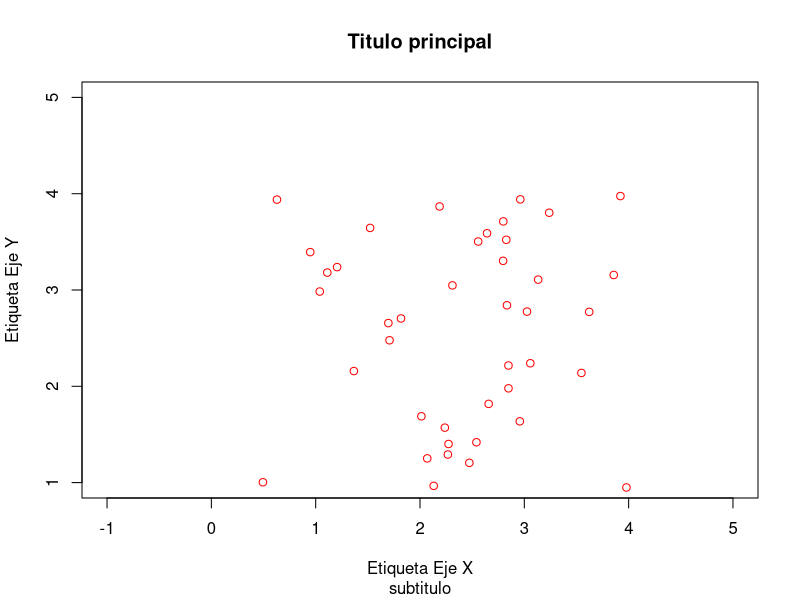
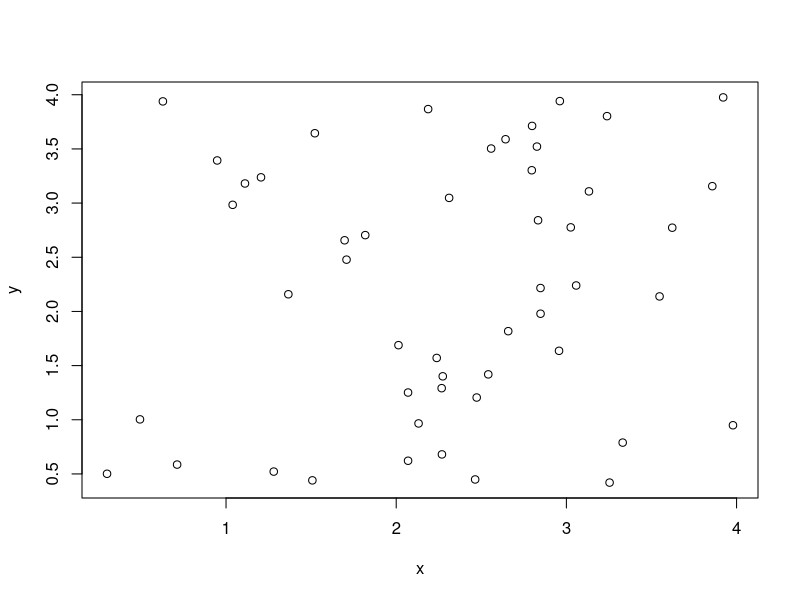
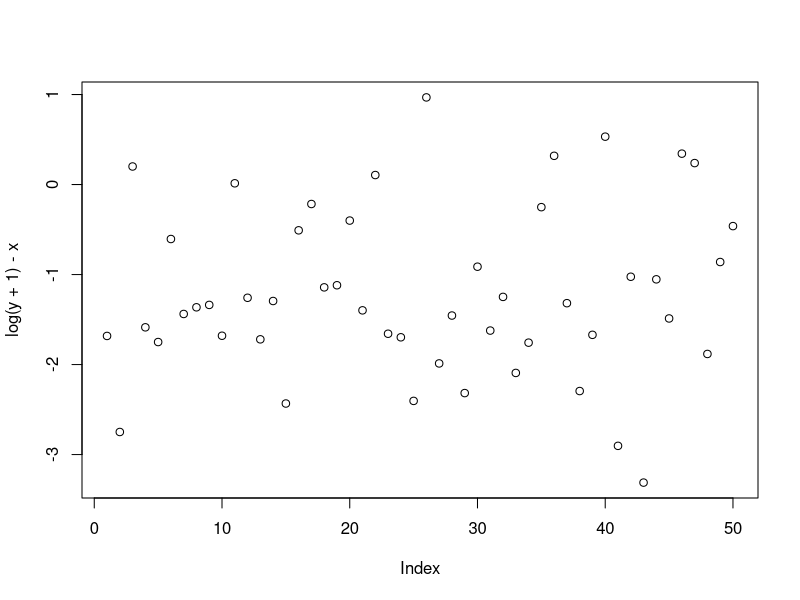
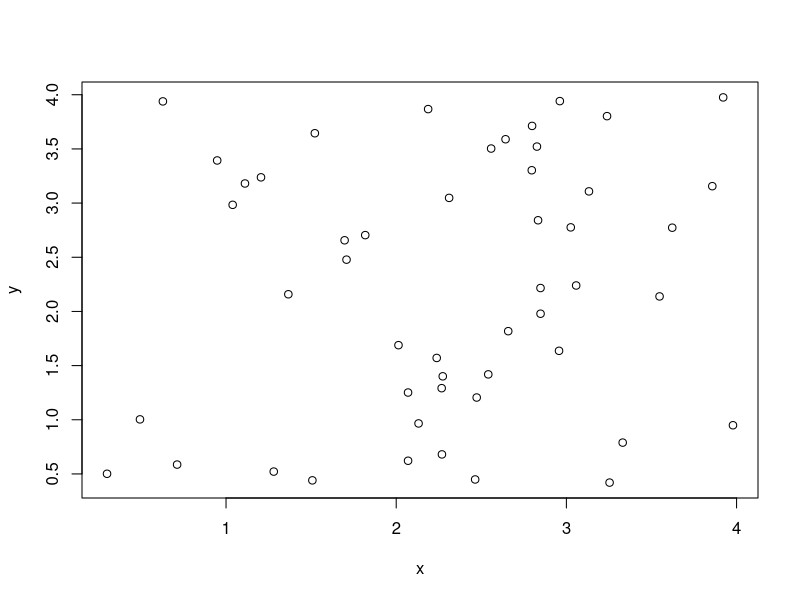
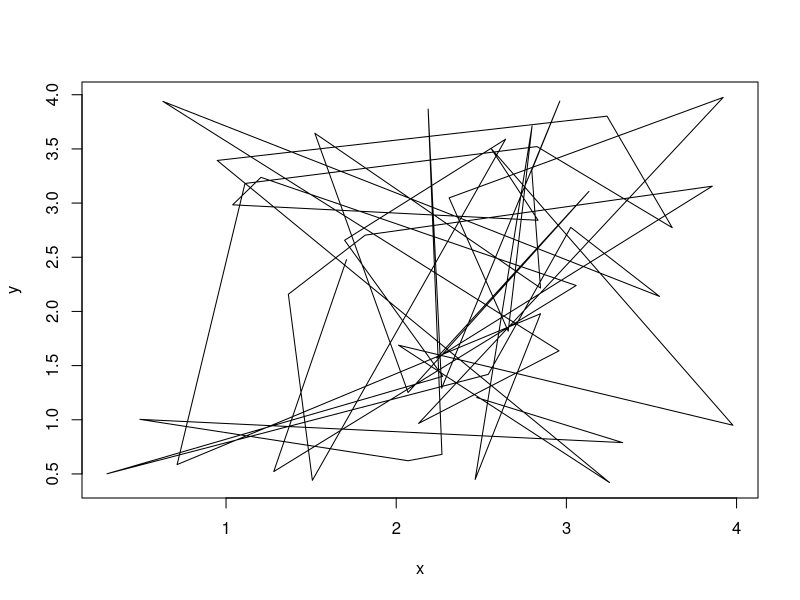
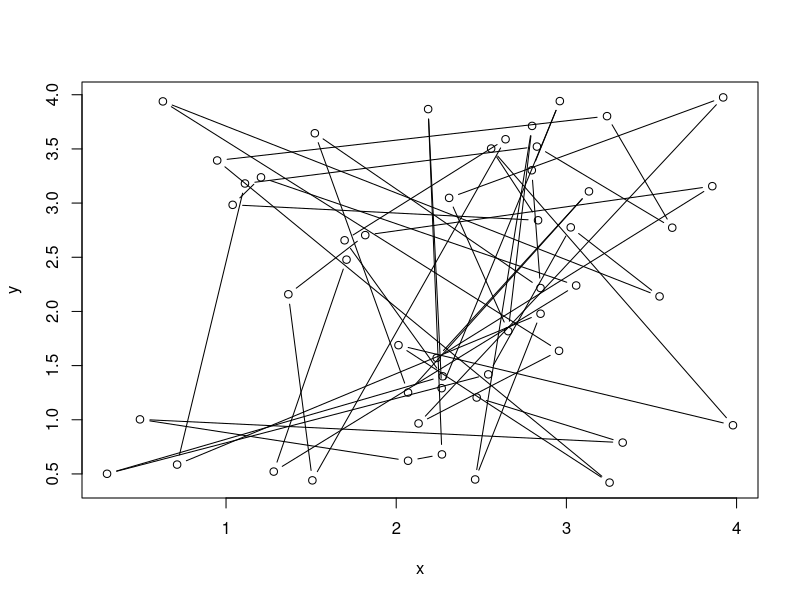
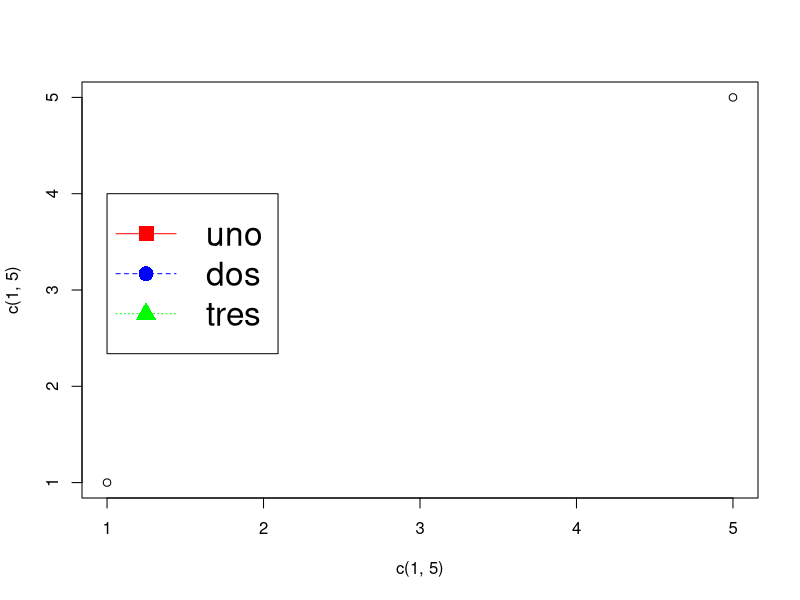
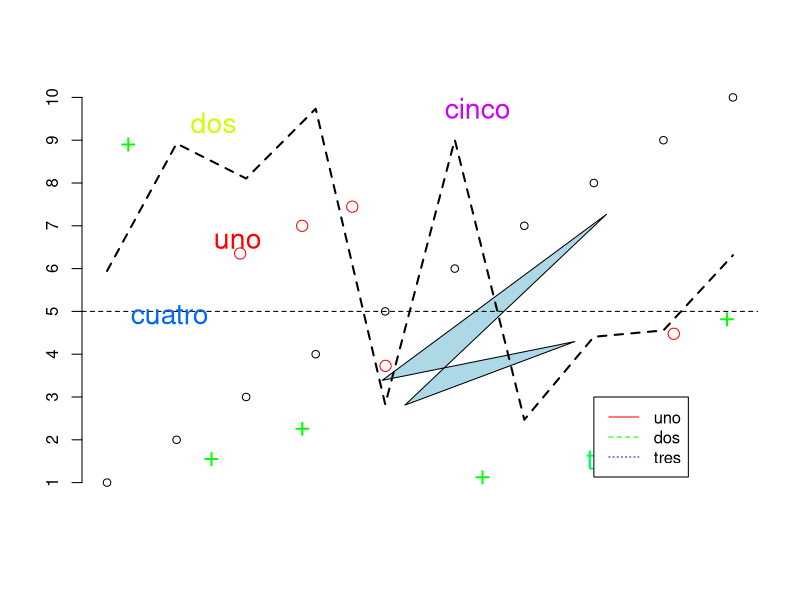

The R source for these figures, in order:
#Graficos en R
# El comando plot()

x <- runif(50, 0, 4) # 50 numeros que sigen la normal entre 0 y 4
y <- runif(50, 0, 4) # 50 numeros que sigen la normal entre 0 y 4
plot(x, y, main = "Titulo principal",
     sub = "subtitulo",
     xlab = "Etiqueta Eje X", ylab = "Etiqueta Eje Y",
     xlim = c(-1, 5), ylim = c(1, 5), col = "red") # Grafica de dispersion

# Varicaciones de plot

z <- cbind(x, y)
z
plot(z)

plot(log(y + 1) - x)

plot(x, y, type = "p") # Grafica de puntos

plot(x, y, type = "l") # Grafica de lineas

plot(x, y, type = "b") # Grafica de puntos y lineas

plot(c(1, 5), c(1, 5))
legend(1, 4, c("uno", "dos", "tres"),
       lty = 1:3,
       col = c("red", "blue", "green"),
       pch = 15:17, cex = 2)

#Elementos parecidos a un "plot"
plot(1:10, 1:10, axes = FALSE, xlab = "", ylab = "")
polygon(runif(4, 1, 10), runif(4, 1, 10), col = "lightblue")
points(runif(5, 1, 10), runif(5, 1, 10), cex = 1.5, col = "red")
points(runif(5, 1, 10), runif(5, 1, 10), pch = "+", cex = 1.7, col = "green")
lines(1:10, runif(10, 1, 10), lty = 2, lwd = 2)
text(runif(5, 1, 10), runif(5, 1, 10),
     labels = c("uno", "dos", "tres", "cuatro", "cinco"),
     cex = 1.7, col = rainbow(5), abline(h = 5, lty = 2))
axis(2, labels = 1:10, at = 1:10)
legend(8, 3, lty = c(1:3), col = rainbow(3), legend = c("uno", "dos", "tres"))

#Tipos de puntos en un plot con los comandos plot: pch, cex, col
plot(x, y, type = "n")
points(x, y, pch = 3, col = "red")
plot(c(1, 10), c(1, 3), type = "n", axes = FALSE, xlab = "", ylab = "")
points(1:10, rep(1, 10), pch = 1:10, cex = 2, col = "blue")
points(1:10, rep(2, 10), pch = 11:20, cex = 2, col = "red")
points(1:5, rep(3, 5), pch = 21:25, cex = 2, col = "blue", bg = "yellow")

par(mfrow = c(2, 2))
plot(rnorm((10)))
plot(runif(5), rnorm(5))
plot(runif(10))
plot(rnorm(10), rnorm(10))

#Bar char y dot char

VADeaths

barplot(VADeaths, beside = TRUE, ylim = c(0, 90),
        ylab = "Muertes por cada 1000",
        main = "Tasas de Mortalidad en Virginia")

dotchart(VADeaths, xlim = c(0, 75),
         xlab = "Muertes por cada 1000",
         main = "Tasas de Mortalidad en Virginia")

grupos <- c(18, 30, 32, 10, 10)
etiquetas <- c("A", "B", "C", "D", "E")
pie(grupos, etiquetas, col = c("red", "blue", "green", "yellow", "orange"))

#Histograma
x <- rnorm(100)
hist(x, col = "blue")

#Diagrama de caja
boxplot(Sepal.Length ~ Species,
        data = iris, ylab = "Largo Sepalo (cm)",
        main = "Medidas en la Tabla Iris", boxwex = 0.5, col = "red")

iris
head(iris)
tail(iris)

library(ellipse)
correlation <- cor(iris[, -5])
plotcorr(correlation, col = "red")
correlation

install.packages("corrplot")
library(corrplot)
corrplot(correlation)

col <- colorRampPalette(c("#BB4444",
                          "#EE9988",
                          "#FFFFFF",
                          "#77AADD",
                          "#4477AA"))

corrplot(correlation, method = "shade", shade.col = NA,
         tl.col = "black", tl.srt = 45, col = col(200),
         addCoef.col = "black", order = "AOE")

hist(iris$Sepal.Length)
hist(iris$Sepal.Length, col = 3)

plot(density(iris$Sepal.Length))
pie(table(iris$Species))

#Graficos de barras
barplot(table(iris$Species), col = "blue")
boxplot(iris$Sepal.Length ~ Species,
        data = iris,
        col = c("red", "blue", "green"))

#Longitud de petalo
with(iris, plot(Sepal.Length, Sepal.Width,
                col = Species, pch = as.numeric(Species)))
pairs(iris)
pairs(iris[1:4], main = "Datos de Iris",
      pch = 21, bg = c("red", "blue", "green")[unclass(iris$Species)])
